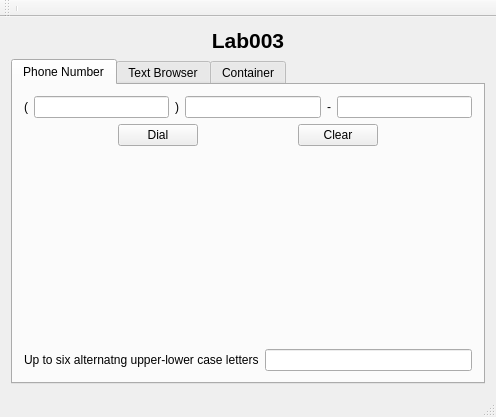
<?xml version="1.0" encoding="UTF-8"?>
<ui version="4.0">
 <class>MainWindow</class>
 <widget class="QMainWindow" name="MainWindow">
  <property name="geometry">
   <rect>
    <x>0</x>
    <y>0</y>
    <width>496</width>
    <height>417</height>
   </rect>
  </property>
  <property name="windowTitle">
   <string>MainWindow</string>
  </property>
  <widget class="QWidget" name="centralWidget">
   <layout class="QVBoxLayout" name="verticalLayout">
    <item>
     <widget class="QLabel" name="label_6">
      <property name="font">
       <font>
        <pointsize>16</pointsize>
        <weight>75</weight>
        <bold>true</bold>
       </font>
      </property>
      <property name="text">
       <string>Lab003</string>
      </property>
      <property name="alignment">
       <set>Qt::AlignCenter</set>
      </property>
     </widget>
    </item>
    <item>
     <widget class="QTabWidget" name="tabThing">
      <property name="currentIndex">
       <number>0</number>
      </property>
      <widget class="QWidget" name="tab">
       <attribute name="title">
        <string>Phone Number</string>
       </attribute>
       <layout class="QVBoxLayout" name="verticalLayout_9">
        <item>
         <layout class="QHBoxLayout" name="horizontalLayout_3">
          <item>
           <widget class="QLabel" name="label_4">
            <property name="text">
             <string>(</string>
            </property>
           </widget>
          </item>
          <item>
           <widget class="QLineEdit" name="lineEdit_2"/>
          </item>
          <item>
           <widget class="QLabel" name="label_2">
            <property name="text">
             <string>)</string>
            </property>
           </widget>
          </item>
          <item>
           <widget class="QLineEdit" name="lineEdit_3"/>
          </item>
          <item>
           <widget class="QLabel" name="label_5">
            <property name="text">
             <string>-</string>
            </property>
           </widget>
          </item>
          <item>
           <widget class="QLineEdit" name="lineEdit_4"/>
          </item>
         </layout>
        </item>
        <item>
         <layout class="QHBoxLayout" name="horizontalLayout_4">
          <item>
           <spacer name="horizontalSpacer_4">
            <property name="orientation">
             <enum>Qt::Horizontal</enum>
            </property>
            <property name="sizeHint" stdset="0">
             <size>
              <width>40</width>
              <height>20</height>
             </size>
            </property>
           </spacer>
          </item>
          <item>
           <widget class="QPushButton" name="dialMe">
            <property name="text">
             <string>Dial</string>
            </property>
           </widget>
          </item>
          <item>
           <spacer name="horizontalSpacer_3">
            <property name="orientation">
             <enum>Qt::Horizontal</enum>
            </property>
            <property name="sizeHint" stdset="0">
             <size>
              <width>40</width>
              <height>20</height>
             </size>
            </property>
           </spacer>
          </item>
          <item>
           <widget class="QPushButton" name="clearMe">
            <property name="text">
             <string>Clear</string>
            </property>
           </widget>
          </item>
          <item>
           <spacer name="horizontalSpacer_5">
            <property name="orientation">
             <enum>Qt::Horizontal</enum>
            </property>
            <property name="sizeHint" stdset="0">
             <size>
              <width>40</width>
              <height>20</height>
             </size>
            </property>
           </spacer>
          </item>
         </layout>
        </item>
        <item>
         <spacer name="verticalSpacer_3">
          <property name="orientation">
           <enum>Qt::Vertical</enum>
          </property>
          <property name="sizeHint" stdset="0">
           <size>
            <width>20</width>
            <height>40</height>
           </size>
          </property>
         </spacer>
        </item>
        <item>
         <layout class="QHBoxLayout" name="horizontalLayout_2">
          <item>
           <widget class="QLabel" name="label">
            <property name="text">
             <string>Up to six alternatng upper-lower case letters</string>
            </property>
           </widget>
          </item>
          <item>
           <widget class="QLineEdit" name="lineEdit"/>
          </item>
         </layout>
        </item>
       </layout>
      </widget>
      <widget class="QWidget" name="tab_2">
       <attribute name="title">
        <string>Text Browser</string>
       </attribute>
       <layout class="QVBoxLayout" name="verticalLayout_2">
        <item>
         <widget class="QGroupBox" name="groupBox">
          <property name="title">
           <string>GroupBox</string>
          </property>
          <layout class="QVBoxLayout" name="verticalLayout_3">
           <item>
            <widget class="QTextBrowser" name="textBrowser">
             <property name="html">
              <string>&lt;!DOCTYPE HTML PUBLIC &quot;-//W3C//DTD HTML 4.0//EN&quot; &quot;http://www.w3.org/TR/REC-html40/strict.dtd&quot;&gt;
&lt;html&gt;&lt;head&gt;&lt;meta name=&quot;qrichtext&quot; content=&quot;1&quot; /&gt;&lt;style type=&quot;text/css&quot;&gt;
p, li { white-space: pre-wrap; }
&lt;/style&gt;&lt;/head&gt;&lt;body style=&quot; font-family:'Cantarell'; font-size:11pt; font-weight:400; font-style:normal;&quot;&gt;
&lt;p style=&quot; margin-top:0px; margin-bottom:0px; margin-left:0px; margin-right:0px; -qt-block-indent:0; text-indent:0px;&quot;&gt;&lt;span style=&quot; font-family:'.Lucida Grande UI'; font-size:13pt;&quot;&gt;Hello.&lt;/span&gt;&lt;/p&gt;
&lt;p style=&quot;-qt-paragraph-type:empty; margin-top:0px; margin-bottom:0px; margin-left:0px; margin-right:0px; -qt-block-indent:0; text-indent:0px; font-family:'.Lucida Grande UI'; font-size:13pt;&quot;&gt;&lt;br /&gt;&lt;/p&gt;
&lt;p style=&quot; margin-top:0px; margin-bottom:0px; margin-left:0px; margin-right:0px; -qt-block-indent:0; text-indent:0px;&quot;&gt;&lt;span style=&quot; font-family:'.Lucida Grande UI'; font-size:13pt;&quot;&gt;This is a QTextBrowser widget.  It may hold formatted text, URLs, and images.&lt;/span&gt;&lt;/p&gt;&lt;/body&gt;&lt;/html&gt;</string>
             </property>
            </widget>
           </item>
          </layout>
         </widget>
        </item>
       </layout>
      </widget>
      <widget class="QWidget" name="tab_3">
       <attribute name="title">
        <string>Container</string>
       </attribute>
       <layout class="QVBoxLayout" name="verticalLayout_8">
        <item>
         <layout class="QVBoxLayout" name="verticalLayout_4">
          <item>
           <spacer name="verticalSpacer_2">
            <property name="orientation">
             <enum>Qt::Vertical</enum>
            </property>
            <property name="sizeHint" stdset="0">
             <size>
              <width>20</width>
              <height>40</height>
             </size>
            </property>
           </spacer>
          </item>
          <item>
           <layout class="QHBoxLayout" name="horizontalLayout">
            <item>
             <spacer name="horizontalSpacer_2">
              <property name="orientation">
               <enum>Qt::Horizontal</enum>
              </property>
              <property name="sizeHint" stdset="0">
               <size>
                <width>40</width>
                <height>20</height>
               </size>
              </property>
             </spacer>
            </item>
            <item>
             <layout class="QVBoxLayout" name="verticalLayout_6">
              <item>
               <widget class="QLabel" name="label_3">
                <property name="text">
                 <string>Button Group</string>
                </property>
               </widget>
              </item>
              <item>
               <widget class="QFrame" name="frame_2">
                <property name="frameShape">
                 <enum>QFrame::StyledPanel</enum>
                </property>
                <property name="frameShadow">
                 <enum>QFrame::Raised</enum>
                </property>
                <layout class="QVBoxLayout" name="verticalLayout_7">
                 <item>
                  <widget class="QRadioButton" name="radioButton_2">
                   <property name="text">
                    <string>Width</string>
                   </property>
                  </widget>
                 </item>
                 <item>
                  <widget class="QRadioButton" name="radioButton">
                   <property name="text">
                    <string>Length</string>
                   </property>
                  </widget>
                 </item>
                </layout>
               </widget>
              </item>
             </layout>
            </item>
            <item>
             <spacer name="horizontalSpacer">
              <property name="orientation">
               <enum>Qt::Horizontal</enum>
              </property>
              <property name="sizeHint" stdset="0">
               <size>
                <width>40</width>
                <height>20</height>
               </size>
              </property>
             </spacer>
            </item>
           </layout>
          </item>
          <item>
           <spacer name="verticalSpacer">
            <property name="orientation">
             <enum>Qt::Vertical</enum>
            </property>
            <property name="sizeHint" stdset="0">
             <size>
              <width>20</width>
              <height>40</height>
             </size>
            </property>
           </spacer>
          </item>
         </layout>
        </item>
       </layout>
      </widget>
     </widget>
    </item>
   </layout>
  </widget>
  <widget class="QMenuBar" name="menuBar">
   <property name="geometry">
    <rect>
     <x>0</x>
     <y>0</y>
     <width>496</width>
     <height>25</height>
    </rect>
   </property>
  </widget>
  <widget class="QToolBar" name="mainToolBar">
   <attribute name="toolBarArea">
    <enum>TopToolBarArea</enum>
   </attribute>
   <attribute name="toolBarBreak">
    <bool>false</bool>
   </attribute>
   <addaction name="separator"/>
  </widget>
  <widget class="QStatusBar" name="statusBar"/>
 </widget>
 <layoutdefault spacing="6" margin="11"/>
 <resources/>
 <connections/>
</ui>
